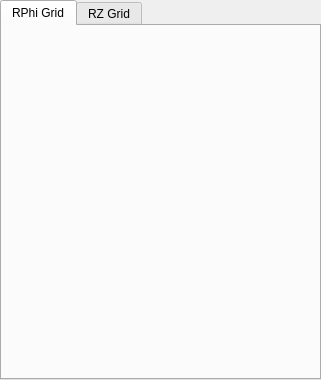
<ui version="4.0" >
 <class>ISpyControlCenter</class>
 <widget class="QTabWidget" name="ISpyControlCenter" >
  <property name="geometry" >
   <rect>
    <x>0</x>
    <y>0</y>
    <width>321</width>
    <height>380</height>
   </rect>
  </property>
  <property name="windowTitle" >
   <string>ControlCenter</string>
  </property>
  <property name="currentIndex" >
   <number>0</number>
  </property>
  <widget class="QWidget" name="tab" >
   <property name="geometry" >
    <rect>
     <x>0</x>
     <y>0</y>
     <width>317</width>
     <height>353</height>
    </rect>
   </property>
   <attribute name="title" >
    <string>RPhi Grid</string>
   </attribute>
  </widget>
  <widget class="QWidget" name="tab" >
   <property name="geometry" >
    <rect>
     <x>0</x>
     <y>0</y>
     <width>455</width>
     <height>460</height>
    </rect>
   </property>
   <attribute name="title" >
    <string>RZ Grid</string>
   </attribute>
  </widget>
 </widget>
 <resources/>
 <connections/>
</ui>
